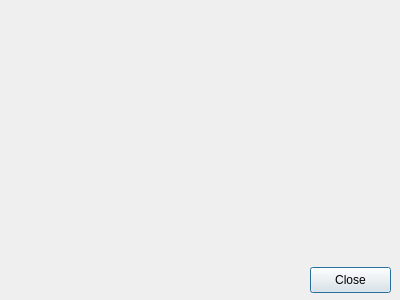
<?xml version="1.0" encoding="UTF-8"?>
<ui version="4.0">
 <class>MediaSettingsDialog</class>
 <widget class="QDialog" name="MediaSettingsDialog">
  <property name="geometry">
   <rect>
    <x>0</x>
    <y>0</y>
    <width>400</width>
    <height>300</height>
   </rect>
  </property>
  <property name="windowTitle">
   <string>Dialog</string>
  </property>
  <widget class="QPushButton" name="closeButton">
   <property name="geometry">
    <rect>
     <x>310</x>
     <y>267</y>
     <width>81</width>
     <height>26</height>
    </rect>
   </property>
   <property name="text">
    <string>Close</string>
   </property>
  </widget>
 </widget>
 <resources/>
 <connections/>
</ui>
